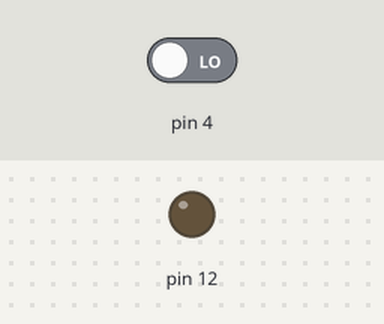
A sketch run on a simulated Arduino Uno, built with avr-gcc and run on an emulated ATmega328P. Shown: output pins drawn as LEDs (lit = HIGH). The test bench sets the inputs (shaded band); at power-on: pin 4 LOW.

Above: at 1.2 s.
1.3 s: pin 4 driven HIGH
At 2.2 s:
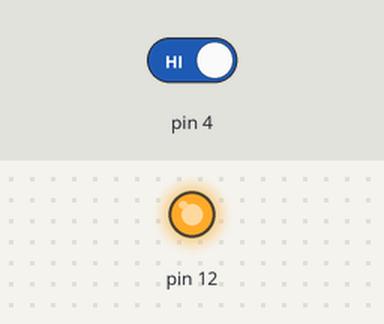
2.8 s: pin 4 driven LOW
At 3.4 s:
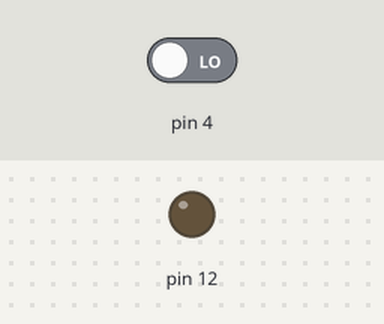
Timing chart, 0 to 5.8 s (numbered marks = the images above; inputs shaded):
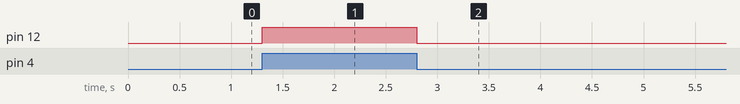

Measured:
- after the input at 1.3 s, pin 12: LOW → HIGH at once
- after the input at 2.8 s, pin 12: HIGH → LOW at once

The sketch:

LedPolsador.ino
```cpp
/****************************************************************
**                                                             **
**                          TÍTOL:                             **
**                       LedPolsador                           **
**                                                             **
**  NOM: MOHAMED EL MARNISSI                  DATA: 23/01/2017 **
****************************************************************/
//************************ INCLUDE ******************************


//*********************** VARIABLES *****************************


//************************** SETUP ******************************

void setup() {                //Inicia el bloc
// inicia pin 13 com a sortida:
  pinMode(12, OUTPUT);
// initialize inicia pin 4 com a entrada:
  pinMode(4, INPUT);

}                             //Finalitza el bloc

//*************************** LOOP ******************************

void loop() {                 // inicia el bucle del programa
 // Llegeix estat entrades:
  digitalRead(4);

  // Comprova estat polsador.
  // SI polsador apretat:
  if (digitalRead(4)==HIGH) {
    // Encen LED:
    digitalWrite(12, HIGH);
  } else {
    // En qualsevol altre cas apaga LED:
    digitalWrite(12, LOW);
  }

}                          //Finalitza el bloc

//************************** FUNCIONS ***************************
```
